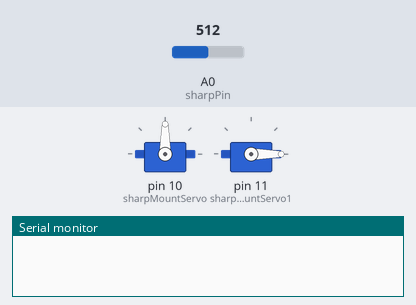
A program run on a simulated Arduino Uno, built with avr-gcc and run on an emulated ATmega328P. Shown: 2 × servo, the last lines printed to the serial monitor. Inputs (shaded band) come from the test bench; at power-on: A0 (sharpPin) = 512.

Above: at 0.05 s.
At 3.25 s:
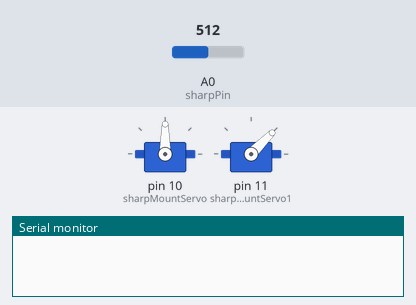
At 6.5 s:
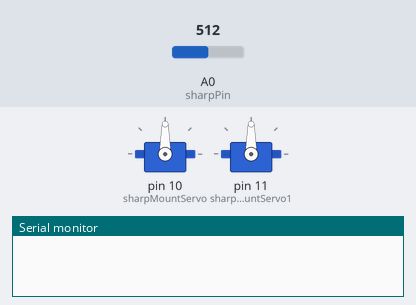
At 12.95 s:
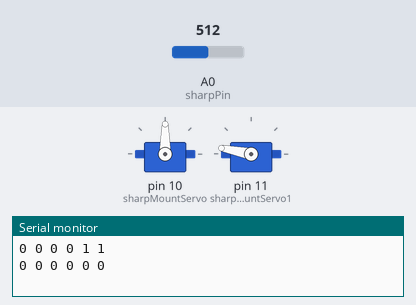
Timing chart, 0 to 16.9 s (numbered marks = the images above):
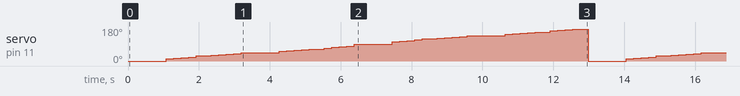

Measured:
- by itself, servo on pin 11 (sharpMountServo1): ramps from 0° to 169° and jumps back, once every 13.0 s

The program:

main.cpp
```cpp
// Arduino Libraries
#include <Servo.h>
#include <Arduino.h>

// Required Files
#include "fullMapGen.h"
#include "relativeMapGen.h"

int fullMapIn[6][6] = {
    {0, 1, 0, 0, 0, 1},
    {1, 0, 1, 0, 0, 1},
    {1, 1, 1, 0, 0, 1},
    {0, 0, 1, 1, 0, 1},
    {1, 0, 0, 0, 1, 1},
    {1, 1, 0, 1, 1, 1}};

int relMapIn[6][11] = {
    {0, 0, 0, 0, 0, 0, 0, 0, 0, 0, 0},
    {0, 0, 0, 0, 0, 0, 0, 0, 0, 0, 0},
    {0, 0, 0, 0, 0, 0, 0, 0, 0, 0, 0},
    {0, 0, 0, 0, 0, 0, 0, 0, 0, 0, 0},
    {0, 0, 0, 0, 0, 0, 0, 0, 0, 0, 0},
    {0, 0, 0, 0, 0, 0, 0, 0, 0, 0, 0}};

int currPos[2] = {2, 3};
FullMapGen fullMap;
RelativeMapGen relMapper(relMapIn);

// Servo sharpMountServo1;

void setup()
{
  Serial.begin(9600);
  fullMap.initData_array(fullMapIn);
  fullMap.updateMap_arr(currPos, relMapIn);
  // sharpMountServo1.attach(11);
}

// the loop function runs over and over again forever
void loop()
{
  // sharpMountServo1.write(0);
  /*for (int i=0; i<90; i++){
    sharpMountServo1.write(i);
    delay(1000);
  }
  for (int i=90; i<0; i--){
    sharpMountServo1.write(i);
    delay(1000);
  }*/
  relMapper.updateMap();
  fullMap.updateMap_arr(currPos, relMapIn);

  for (int i = 0; i < 6; i++)
  {
    for (int j = 0; j < 6; j++)
    {
      Serial.print(relMapIn[i][j]);
      Serial.print(" ");
    }
    Serial.println(" ");
  }
  Serial.println(" ");
  delay(200);
}
```

fullMapGen.h
```cpp
#include "stdio.h"

class FullMapGen
{
private:
public:
    /*============Array Implementation(Fully Functioning and to be used)=======================*/
    /*currPos format = {row index, column index}*/
    int (*fullMap_arr)[6];
    void initData_array(int (*ptr)[6]);
    void printMap_arr();
    void updateMap_arr(int *currentPos_arr, int (*relMap_arr)[11]);
    /*============Array Implementation(Fully Functioning and to be used)=======================*/
};
```

sharp.h
```cpp
#pragma once
#include "Arduino.h"
#include <stdlib.h>
#include <stdio.h>
#include <math.h>

// SYSTEM VARIABLES

class Sharp
{
private:
    float sharpSensorVolt;
    float Vr;

    float sharpSensorVal; // Vaue of the sensor in pin
    float sum;            // To store sum of sharpSensorVal to get an average reading within a time
    float distance;       // Measured distance from the sharpSensor

    // constants taken after interpolation to get voltage -> distance conversion
    float k1 = 16.7647563;
    float k2 = -0.85803107;
    int sharpPin;

public:
    Sharp();
    Sharp(uint8_t sharpPin);
    float getDistance();
};
```

fullMapGen.cpp
```cpp
#include "../include/fullMapGen.h"
#include "stdio.h"

void FullMapGen::initData_array(int (*fullMapIn_arr)[6])
{
    this->fullMap_arr = fullMapIn_arr;
}

void FullMapGen::updateMap_arr(int *currentPos_arr, int (*relMap_arr)[11])
{
    int relMapsize = (sizeof(relMap_arr[0]) / sizeof(relMap_arr[0][0]) / 2);

    int startX = currentPos_arr[0] - relMapsize;
    int startY = currentPos_arr[1] - relMapsize;

    for (int i = 0; i < (sizeof(relMap_arr[0]) / sizeof(relMap_arr[0][0])); i++)
    {
        for (int j = 0; j < (sizeof(relMap_arr[0]) / sizeof(relMap_arr[0][0])); j++)
        {
            if (startX + i >= 0 && startY + j >= 0 && startX + i < sizeof(fullMap_arr[0]) / 4 && startY + j < sizeof(fullMap_arr[0]) / 4)
            {
                this->fullMap_arr[startX + i][startY + j] += relMap_arr[i][j];
            }
        }
    }
}
```

pathGen.cpp
```cpp

```

relativeMapGen.cpp
```cpp
#include "relativeMapGen.h"

RelativeMapGen::RelativeMapGen(int (*relMapIn_arr)[11])
{
    this->relMap_arr = relMapIn_arr;
    this->sharpMountServo.attach(10);
}
bool RelativeMapGen::initArray(int (*relMapIn_arr)[11])
{
    this->relMap_arr = relMapIn_arr;
    return true;
}

bool RelativeMapGen::isInRange(float sharpReading, int blockVal)
{
    if (sharpReading >= blockVal - 5 && sharpReading <= blockVal + 5)
    {
        return true;
    }
    return false;
}

bool RelativeMapGen::checkForObstacle(int index)
{
    float distance = this->sharp.getDistance();
    // Serial.println(distance);
    if (isInRange(distance, this->dist[index]))
    {
        return (true);
    }
    return (false);
}

void RelativeMapGen::updateMap()
{
    // int distance;
    {
        Servo sharpMountServo1;
        sharpMountServo1.attach(11);
        for (int index = 0; index < 60; index++)
        {
            sharpMountServo1.write(angles[index]);
            // Serial.print(angles[index]);
            // Serial.print(" ");
            if (this->checkForObstacle(index))
            {
                relMap_arr[mapBlock[index][0]][mapBlock[index][1]] += 1;
            }
            delay(200);
        }
    }
}
```

sharp.cpp
```cpp
#include "../include/sharp.h"

Sharp::Sharp()
{
    sharpSensorVolt = 0;
    Vr = 5.0;
    sharpSensorVal = 0;
    sum = 0;
    distance = 0;
    this->sharpPin = 14;
}

Sharp::Sharp(uint8_t sharpPin)
{
    this->sharpSensorVolt = 0;
    this->Vr = 5.0;
    this->sharpSensorVal = 0;
    this->sum = 0;
    this->distance = 0;
    this->sharpPin = sharpPin;
};

float Sharp::getDistance()
{
    this->sum = 0;
    for (int i = 0; i < 100; i++)
    {
        this->sum = this->sum + float(analogRead(sharpPin));
    }

    sharpSensorVal = sum / 100;
    sharpSensorVolt = sharpSensorVal * Vr / 1024;

    this->distance = pow(sharpSensorVolt * (1 / k1), 1 / k2);
    // distance = (sharpSensorVolt * (1 / k1)) * *(1 / k2);
    return (this->distance);
};
```

driver.cpp
```cpp

```

Source omitted: elativeMapGen.h (data table, 2200 bytes)
